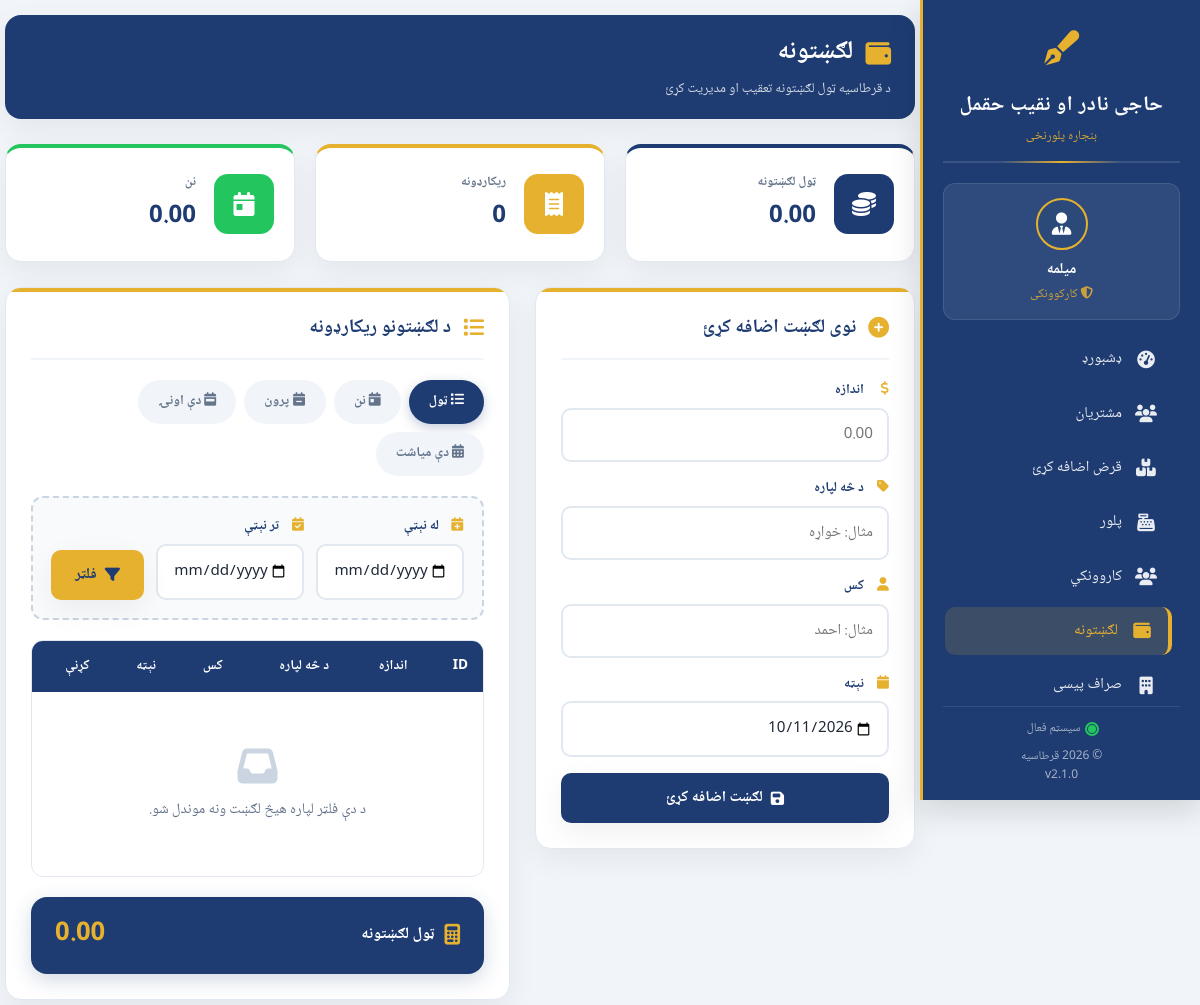
The page /expenses.php on the database as committed earlier.
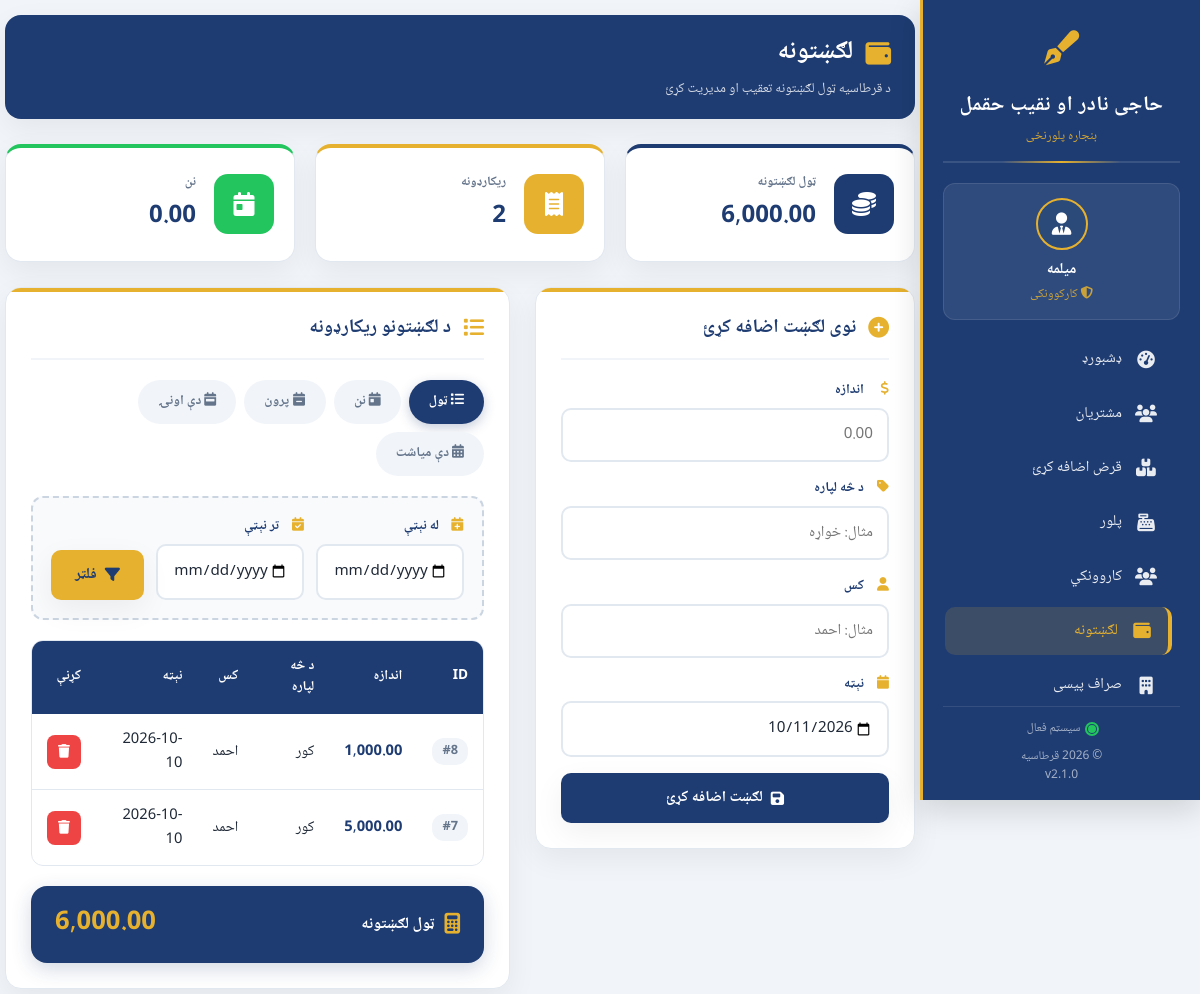
The same page on the database as committed later.
### tables this page shows
CREATE TABLE `expenses` (
  `id` int(11) NOT NULL AUTO_INCREMENT,
  `amount` decimal(10,2) NOT NULL,
  `used_for` varchar(255) NOT NULL,
  `person` varchar(100) NOT NULL,
  `expense_date` date NOT NULL,
  PRIMARY KEY (`id`)
);

### expenses.php (the view, shortened to what this page needs)
<?php
include "db.php";
$filter = $_GET['filter'] ?? 'all';
$where = "";
$sql = "SELECT * FROM expenses
        $where
        ORDER BY id DESC";
$result = mysqli_query($conn, $sql);
$total_sql = "SELECT SUM(amount) AS total
              FROM expenses
              $where";
$total_result = mysqli_query($conn, $total_sql);
$total_data = mysqli_fetch_assoc($total_result);
$total = $total_data['total'] ?? 0;
$count_sql = "SELECT COUNT(*) AS cnt FROM expenses $where";
$count_result = mysqli_query($conn, $count_sql);
$count_data = mysqli_fetch_assoc($count_result);
$expense_count = $count_data['cnt'] ?? 0;
$today_sql = "SELECT SUM(amount) AS today_total FROM expenses WHERE expense_date = CURDATE()";
$today_result = mysqli_query($conn, $today_sql);
$today_data = mysqli_fetch_assoc($today_result);
$today_total = $today_data['today_total'] ?? 0;
$today_date = date('Y-m-d');
?>
<!DOCTYPE html>
<html lang="ps" dir="rtl">
<head>
    <link rel="stylesheet" href="https://cdnjs.cloudflare.com/ajax/libs/font-awesome/6.4.0/css/all.min.css">
</head>
<body>
<?php include 'sidebar.php'; ?>
<div class="main-content">
    <div class="page-header">
        <div>
            <h1><i class="fas fa-wallet"></i> لګښتونه</h1>
            <div class="subtitle">د قرطاسیه ټول لګښتونه تعقیب او مدیریت کړئ</div>
        </div>
    </div>
    <div class="stats-grid">
        <div class="stat-card">
            <div class="stat-icon total">
                <i class="fas fa-coins"></i>
            </div>
            <div class="stat-info">
                <h3>ټول لګښتونه</h3>
                <p><?php echo number_format($total, 2); ?></p>
            </div>
        </div>
        <div class="stat-card">
            <div class="stat-icon count">
                <i class="fas fa-receipt"></i>
            </div>
            <div class="stat-info">
                <h3>ریکارډونه</h3>
                <p><?php echo $expense_count; ?></p>
            </div>
        </div>
        <div class="stat-card">
            <div class="stat-icon today">
                <i class="fas fa-calendar-day"></i>
            </div>
            <div class="stat-info">
                <h3>نن</h3>
                <p><?php echo number_format($today_total, 2); ?></p>
            </div>
        </div>
    </div>
    <div class="content-grid">
        <div class="card">
            <div class="card-header">
                <i class="fas fa-plus-circle"></i>
                <h2>نوی لګښت اضافه کړئ</h2>
            </div>
            <form method="POST">
                <div class="form-group">
                    <label><i class="fas fa-dollar-sign"></i> اندازه</label>
                    <input type="number" name="amount" step="0.01" placeholder="0.00" required>
                </div>
                <div class="form-group">
                    <label><i class="fas fa-tag"></i> د څه لپاره</label>
                    <input type="text" name="used_for" placeholder="مثال: خواړه" required>
                </div>
                <div class="form-group">
                    <label><i class="fas fa-user"></i> کس</label>
                    <input type="text" name="person" placeholder="مثال: احمد" required>
                </div>
                <div class="form-group">
                    <label><i class="fas fa-calendar"></i> نېټه</label>
                    <input type="date" name="expense_date" value="<?php echo $today_date; ?>" required>
                </div>
                <button type="submit" name="add_expense" class="btn btn-primary">
                    <i class="fas fa-save"></i> لګښت اضافه کړئ
                </button>
            </form>
        </div>
        <div class="card">
            <div class="card-header">
                <i class="fas fa-list"></i>
                <h2>د لګښتونو ریکارډونه</h2>
            </div>
            <div class="filter-tabs">
                <a href="expenses.php?filter=all" class="<?php echo $filter == 'all' ? 'active' : ''; ?>">
                    <i class="fas fa-list"></i> ټول
                </a>
                <a href="expenses.php?filter=today" class="<?php echo $filter == 'today' ? 'active' : ''; ?>">
                    <i class="fas fa-calendar-day"></i> نن
                </a>
                <a href="expenses.php?filter=yesterday" class="<?php echo $filter == 'yesterday' ? 'active' : ''; ?>">
                    <i class="fas fa-calendar-minus"></i> پرون
                </a>
                <a href="expenses.php?filter=week" class="<?php echo $filter == 'week' ? 'active' : ''; ?>">
                    <i class="fas fa-calendar-week"></i> دې اونۍ
                </a>
                <a href="expenses.php?filter=month" class="<?php echo $filter == 'month' ? 'active' : ''; ?>">
                    <i class="fas fa-calendar-alt"></i> دې میاشت
                </a>
            </div>
            <div class="custom-filter">
                <form method="GET">
                    <div class="custom-row">
                        <div class="form-group">
                            <label><i class="fas fa-calendar-plus"></i> له نېټې</label>
                            <input type="date" name="from_date" required>
                        </div>
                        <div class="form-group">
                            <label><i class="fas fa-calendar-check"></i> تر نېټې</label>
                            <input type="date" name="to_date" required>
                        </div>
                        <button type="submit" class="btn btn-secondary">
                            <i class="fas fa-filter"></i> فلټر
                        </button>
                    </div>
                </form>
            </div>
            <div class="table-wrapper">
                <table>
                    <thead>
                        <tr>
                            <th>ID</th>
                            <th>اندازه</th>
                            <th>د څه لپاره</th>
                            <th>کس</th>
                            <th>نېټه</th>
                            <th>کړنې</th>
                        </tr>
                    </thead>
                    <tbody>
                        <?php if (mysqli_num_rows($result) > 0): ?>
                            <?php while ($row = mysqli_fetch_assoc($result)): ?>
                                <tr>
                                    <td><span class="id-badge">#<?php echo $row['id']; ?></span></td>
                                    <td class="amount-cell"><?php echo number_format($row['amount'], 2); ?></td>
                                    <td><?php echo htmlspecialchars($row['used_for']); ?></td>
                                    <td><?php echo htmlspecialchars($row['person']); ?></td>
                                    <td><?php echo htmlspecialchars($row['expense_date']); ?></td>
                                    <td>
                                        <a href="?delete_id=<?php echo $row['id']; ?>"
                                           class="btn-delete"
                                           title="ړنګول"
                                           onclick="return confirm('ایا تاسو ډاډه یاست چې دا لګښت ړنګ کړئ؟');">
                                            <i class="fas fa-trash"></i>
                                        </a>
                                    </td>
                                </tr>
                            <?php endwhile; ?>
                        <?php else: ?>
                            <tr>
                                <td colspan="6">
                                    <div class="empty-state">
                                        <i class="fas fa-inbox"></i>
                                        د دې فلټر لپاره هیڅ لګښت ونه موندل شو.
                                    </div>
                                </td>
                            </tr>
                        <?php endif; ?>
                    </tbody>
                </table>
            </div>
            <div class="total-footer">
                <div class="total-label">
                    <i class="fas fa-calculator"></i>
                    ټول لګښتونه
                </div>
                <div class="total-value">
                    <?php echo number_format($total, 2); ?>
                </div>
            </div>
        </div>
    </div>
</div>
</body>
</html>

### sidebar.php (shortened to what this page needs)
<?php
$current_user = isset($_SESSION['username']) ? $_SESSION['username'] : '';
$is_admin = ($current_user === 'admin');
?>
<link rel="stylesheet" href="https://cdnjs.cloudflare.com/ajax/libs/font-awesome/6.4.0/css/all.min.css">
<div class="sidebar" id="sidebar">
    <div class="sidebar-logo">
        <div class="logo-icon">
            <i class="fas fa-pen-fancy"></i>
        </div>
              <h2>حاجی نادر او نقیب حقمل </h1>
         <p>بنجاره پلورنحٔی  </p>
    </div>
    <div class="user-info">
        <div class="user-avatar">
            <i class="fas fa-user-tie"></i>
        </div>
        <div class="user-name">
            <?php echo !empty($current_user) ? htmlspecialchars($current_user) : 'میلمه'; ?>
        </div>
        <div class="user-role">
            <i class="fas fa-shield-alt"></i>
            <?php echo $is_admin ? 'مدیر' : 'کارکوونکی'; ?>
        </div>
    </div>
    <div class="sidebar-menu-container">
        <ul class="sidebar-menu">
            <li class="<?php echo basename($_SERVER['PHP_SELF']) == 'dashboard.php' ? 'active' : ''; ?>">
                <a href="dashboard.php"><i class="fas fa-tachometer-alt"></i> ډشبورډ</a>
            </li>
             <li class="<?php echo basename($_SERVER['PHP_SELF']) == 'client.php' ? 'active' : ''; ?>">
                <a href="client.php"><i class="fas fa-users"></i> مشتریان</a>
            </li>
            <li class="<?php echo basename($_SERVER['PHP_SELF']) == 'pay.php' ? 'active' : ''; ?>">
                <a href="pay.php"><i class="fas fa-boxes"></i> قرض اضافه کړئ</a>
            </li>
            <li class="<?php echo basename($_SERVER['PHP_SELF']) == 'sale.php' ? 'active' : ''; ?>">
                <a href="sale.php"><i class="fas fa-cash-register"></i> پلور</a>
            </li>
            <li class="<?php echo basename($_SERVER['PHP_SELF']) == 'register.php' ? 'active' : ''; ?>">
                <a href="register.php"><i class="fas fa-users"></i> کاروونکي</a>
            </li>
            <li class="<?php echo basename($_SERVER['PHP_SELF']) == 'expenses.php' ? 'active' : ''; ?>">
                <a href="expenses.php"><i class="fas fa-wallet"></i> لګښتونه</a>
            </li>
            <li class="<?php echo basename($_SERVER['PHP_SELF']) == 'sarafe.php' ? 'active' : ''; ?>">
                <a href="sarafe.php"><i class="fas fa-building"></i> صراف پیسی</a>
            </li>
        </ul>
    </div>
    <div class="sidebar-footer">
        <div class="system-status">
            <div class="status-indicator"></div>
            <span>سیسټم فعال</span>
        </div>
        <p>© <?php echo date('Y'); ?> قرطاسیه</p>
        <p>v2.1.0</p>
    </div>
</div>
<div class="main-content">
</div>

### sidebar.php (style rules this page uses)
:root { --sidebar-primary: #1e3c72; --sidebar-secondary: #2b4a7a; --sidebar-accent: #e6b12e; --sidebar-text: #ffffff; --sidebar-shadow: 0 10px 30px rgba(0, 0, 0, 0.15); --sidebar-transition: all 0.4s cubic-bezier(0.175, 0.885, 0.32, 1.275); }
* { font-family: 'Noto Naskh Arabic', 'Segoe UI', Tahoma, sans-serif; }
.sidebar { width: 280px; background: var(--sidebar-primary); color: var(--sidebar-text); height: 100vh; max-height: 100vh; padding: 25px 20px 15px; position: fixed; right: 0; top: 0; z-index: 1000; box-shadow: var(--sidebar-shadow); border-left: 3px solid var(--sidebar-accent); overflow: hidden; transform: translateX(0); transition: transform 0.5s cubic-bezier(0.175, 0.885, 0.32, 1.275); display: flex; flex-direction: column; box-sizing: border-box; }
.sidebar-logo { text-align: center; margin-bottom: 20px; padding-bottom: 15px; border-bottom: 2px solid rgba(255, 255, 255, 0.12); position: relative; flex-shrink: 0; z-index: 1; }
.sidebar-logo::after { content: ''; position: absolute; bottom: -2px; left: 25%; width: 50%; height: 2px; background: linear-gradient(90deg, transparent, var(--sidebar-accent), transparent); }
.logo-icon { font-size: 2.2rem; color: var(--sidebar-accent); margin-bottom: 8px; display: inline-block; }
.sidebar-logo h2 { color: white; font-size: 1.3rem; font-weight: 700; letter-spacing: 0.5px; margin-bottom: 3px; }
.sidebar-logo p { color: var(--sidebar-accent); font-size: 0.8rem; opacity: 0.9; }
.user-info { background: rgba(255, 255, 255, 0.08); border-radius: 12px; padding: 14px 12px; margin-bottom: 15px; text-align: center; border: 1px solid rgba(255, 255, 255, 0.1); flex-shrink: 0; z-index: 1; }
.user-avatar { width: 52px; height: 52px; border-radius: 50%; background: var(--sidebar-secondary); margin: 0 auto 8px; display: flex; align-items: center; justify-content: center; font-size: 1.4rem; color: white; border: 2px solid var(--sidebar-accent); }
.user-name { font-weight: 600; margin-bottom: 3px; font-size: 0.95rem; }
.user-role { font-size: 0.78rem; opacity: 0.85; color: var(--sidebar-accent); }
.sidebar-menu-container { flex: 1 1 auto; overflow-y: scroll; overflow-x: hidden; min-height: 0; padding-right: 8px; padding-left: 2px; z-index: 1; scrollbar-width: auto; scrollbar-color: var(--sidebar-accent) rgba(255, 255, 255, 0.1); }
.sidebar-menu { list-style: none; padding: 0; margin: 0; }
.sidebar-menu li { margin-bottom: 6px; position: relative; }
.sidebar-menu li a { color: rgba(255, 255, 255, 0.9); text-decoration: none; font-size: 0.95rem; display: flex; align-items: center; padding: 12px 14px; border-radius: 10px; transition: all 0.25s ease; position: relative; font-weight: 500; white-space: nowrap; }
.sidebar-menu li a i { margin-left: 12px; font-size: 1.1rem; width: 24px; text-align: center; flex-shrink: 0; }
.sidebar-menu li.active a { background: rgba(230, 177, 46, 0.15); color: var(--sidebar-accent); border-right: 4px solid var(--sidebar-accent); }
.sidebar-menu li.active a i { color: var(--sidebar-accent); }
.sidebar-footer { padding-top: 12px; border-top: 1px solid rgba(255, 255, 255, 0.1); text-align: center; font-size: 0.75rem; color: rgba(255, 255, 255, 0.6); flex-shrink: 0; z-index: 1; }
.system-status { display: flex; align-items: center; justify-content: center; gap: 8px; margin-bottom: 8px; }
.status-indicator { width: 8px; height: 8px; border-radius: 50%; background: #22c55e; position: relative; }
.status-indicator::after { content: ''; position: absolute; top: -3px; left: -3px; right: -3px; bottom: -3px; border-radius: 50%; border: 2px solid #22c55e; animation: pulse 2s infinite; }
.main-content { transition: margin-right 0.5s cubic-bezier(0.175, 0.885, 0.32, 1.275); }
@media (min-width: 769px) { .main-content { margin-right: 280px; } }

Rows that differ between the two databases and show on the page:
added expenses: id "8", amount "1,000.00", used_for "کور", person "احمد", expense_date "2026-10-10"
added expenses: id "7", amount "5,000.00", used_for "کور", person "احمد", expense_date "2026-10-10"
Other text that changed with them:
$total: "0.00" → "6,000.00"
$expense_count: "0" → "2"
text no longer shown: "د دې فلټر لپاره هیڅ لګښت ونه موندل شو."
